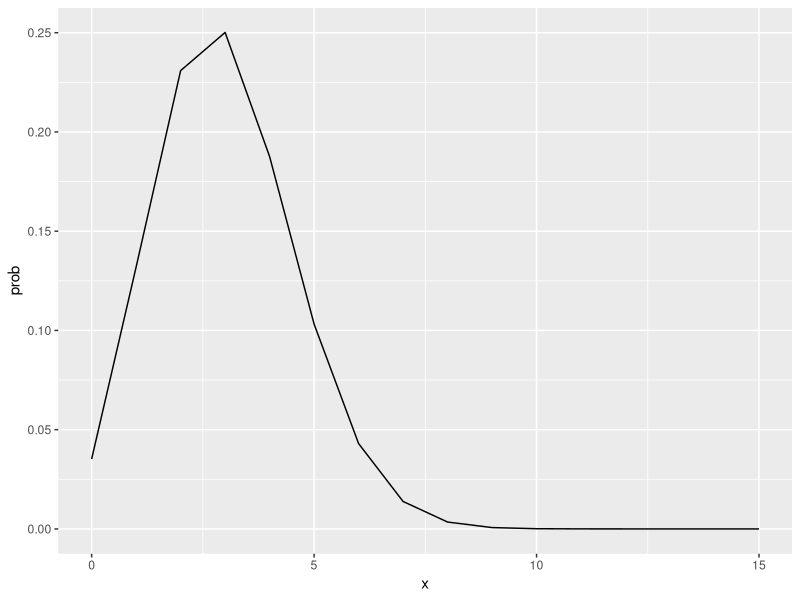
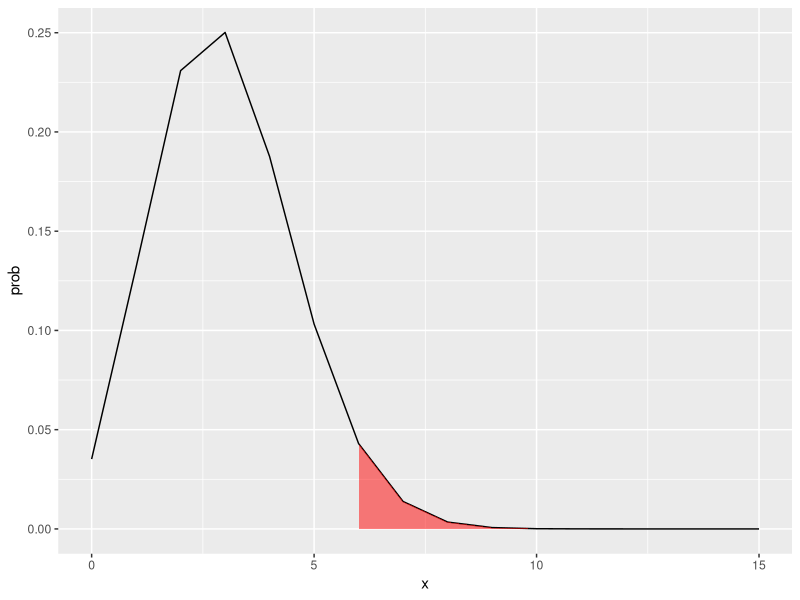
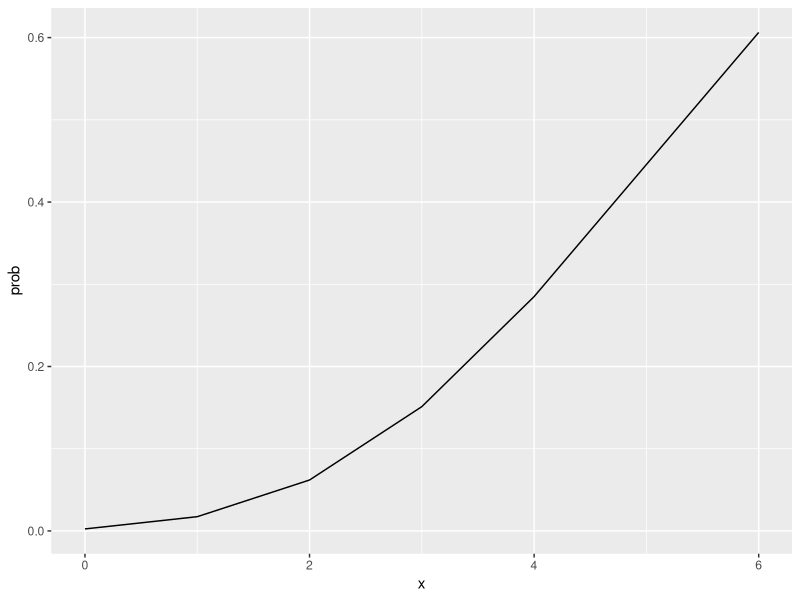
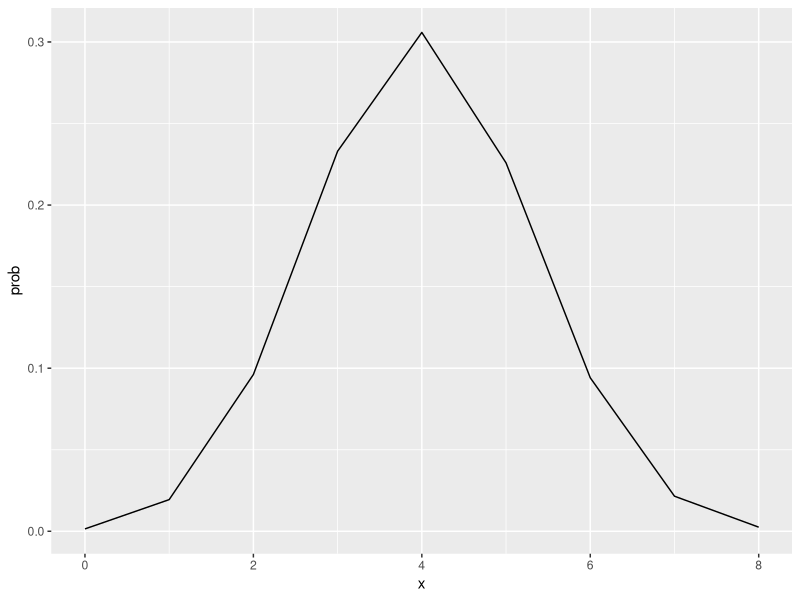

The R source for these figures, in order:
## ---- chunk 1
knitr::opts_chunk$set(echo = TRUE)
library(ggplot2)
## ---- chunk 2
n <- 15
p <- 0.2
q <- 1 - p

mean <- n * p

sigma <- sqrt(mean * q)

df <- data.frame(x=0:n, prob=dbinom(0:n, n, prob=p))
df$cprob <- pbinom(0:n, n, prob=p)
df

ggplot(data=df, aes(x=x,y=prob)) + 
  geom_line() +
  geom_ribbon(data=subset(df,x==15),aes(ymax=prob),ymin=0,
                  fill="red", colour = NA, alpha = 0.5)

# All 15 drives will have a blood alcohol level exceeding the legal limit.
#a. p(y = 15)
#binompdf(15,0.02,15)

dbinom(15, size=15, prob=0.2) 

# Exactly 6 of the 15 drives will exceed the legal limit
#b. p(y = 6)
#binompdf(15,0.02,6)

dbinom(6, size=15, prob=0.2) 


# Of the 15 drivers, 6 or more will exceed the legal limit
#c. p(y >= 6) = 1 - p(y <= 5)
#1 - binomcdf(15,0.02,5)

1 - pbinom(5, size=15, prob=0.2)
ggplot(data=df, aes(x=x,y=prob)) + 
  geom_line() +
  geom_ribbon(data=subset(df,x>=6 & x<=15),aes(ymax=prob),ymin=0,
                  fill="red", colour = NA, alpha = 0.5)

# All 15 drivers will have a blood alcohol level within the legal limit
#d. p(y = 0)
#binompdf(15,0.02,0)
pbinom(0, size=15, prob=0.2) 
## ---- chunk 3
n <- 6

df <- data.frame(x=0:n, prob=ppois(0:n, n))
df

ggplot(data=df, aes(x=x,y=prob)) + 
  geom_line()

# No customers arrive
# p(y = 0)
#poissonpdf(6,0)
dpois(0,6)

# More than six customers arrive
#b. p(y > 6) = 1 - p(y <= 5)
# 1 - poissoncdf(6,6)

1-ppois(6,6)

# At most three customer arrive
#c. p(y <= 3)
#poissoncdf(6,3)

ppois(3,6)
## ---- chunk 4
n <- 30
w <- 12
m <- 18
l <- 10

dhyper(8, w, m, l)

df <- data.frame(x=0:8, prob=dhyper(0:8, w, m, l))
df$prob1 <- phyper(0:8, w, m, l)
df

ggplot(data=df, aes(x=x,y=prob)) + 
  geom_line()
## ---- chunk 5
rate <- 1/20

# You will wait for more than 10 mins
#p (y >= 10)

1 - pexp(10, rate)

# You will wait for 6 mins or less
#p ( y <= 6)

pexp(6, rate)


# You will wait between 8 and 15 mins
#p ( 8 <= y <= 15) 

a <- 1 - pexp(15, rate) 
b <- 1 - pexp(8, rate)
b - a
